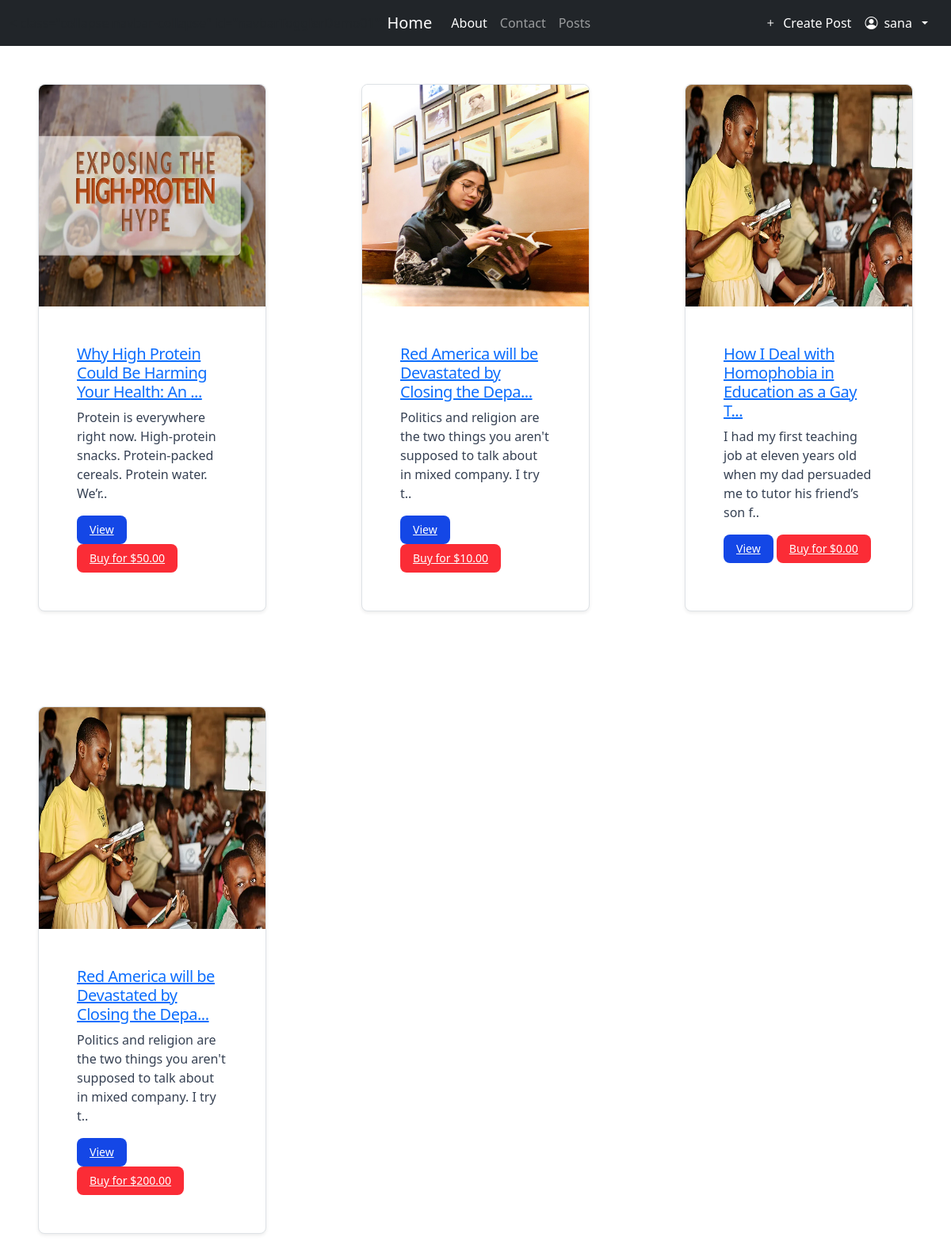
The page /all_blogs/ (signed in) on the database its author committed.
### all_blogs/models.py (models this page shows, shortened)
class Blog(models.Model):
    BLOGS_TYPE=[
        ('food','Food'),
        ('travel','Travel'),
        ('lifestyle','Lifestyle'),
        ('technology','Technology'),
        ('fashion','Fashion'),
        ('fitness','Fitness'),
        ('health','Health'),
        ('education','Education'),
        ('business','Business'),
        ('entertainment','Entertainment')
    ]
    user = models.ForeignKey(User, on_delete=models.CASCADE, related_name='blogs', null=True, blank=True)
    title = models.CharField(max_length=200)
    pub_date = models.DateTimeField(default=timezone.now)
    body = models.TextField()
    blog_type= models.CharField(max_length=50, choices=BLOGS_TYPE)
    image = models.ImageField(upload_to='blogs_media/')
    price = models.DecimalField(max_digits=10, decimal_places=2, default=0.00)

### all_blogs/views.py (the view)
# urls.py: path('', views.all_blogs, name='all_blogs'),
@login_required(login_url='login_page')
def all_blogs(request):
    blogs= Blog.objects.all()
    return render(request, 'all_blogs/all_blogs.html', {'blogs': blogs})

### all_blogs/templates/all_blogs/all_blogs.html (shortened to what this page needs)
{% extends "layout.html" %}
{% block content %}
<div class="grid grid-cols-1 sm:grid-cols-2 md:grid-cols-3 gap-6">
{% for post in blogs %}
    <div class="mx-5 my-5 max-w-sm bg-white border border-gray-200 rounded-lg shadow-sm dark:bg-gray-800 dark:border-gray-700">
        <a href="{% url 'blog_details' post.id %}">
            <img class="w-100 h-70 rounded-t-lg" src="{{post.image.url}}" alt="blog image" />
        </a>
        <div class="p-5">
            <a href="{% url 'blog_details' post.id %}">
                <h5 class="mb-2 text-2xl font-bold tracking-tight text-gray-900 dark:text-white"> {{ post.title|slice:"50" }}...</h5>
            </a>
            <p class="mb-3 font-normal text-gray-700 dark:text-gray-400">{{post.body|slice:"100"}}..</p>
            <a href="{% url 'blog_details' post.id %}" class="inline-flex items-center px-3 py-2 text-sm font-medium text-center text-white bg-blue-700 rounded-lg hover:bg-blue-800 focus:ring-4 focus:outline-none focus:ring-blue-300 dark:bg-blue-600 dark:hover:bg-blue-700 dark:focus:ring-blue-800">
                View
            </a>
            <a href="{% url 'blog_details' post.id %}" class="inline-flex items-center px-3 py-2 text-sm font-medium text-center text-white bg-red-500 rounded-lg">
                Buy for   ${{ post.price }}
            </a>
        </div>
    </div>
{% endfor %}
</div>
{% endblock content %}

### templates/layout.html (shortened to what this page needs)
{% load static %}
<!DOCTYPE html>
<html lang="en">
<head>
    <link rel="stylesheet" href="{% static 'css/dist/styles.css' %}">
    <link rel="stylesheet" href="https://cdn.jsdelivr.net/npm/bootstrap-icons@1.11.1/font/bootstrap-icons.css">
    <link href="https://cdn.jsdelivr.net/npm/bootstrap@5.3.5/dist/css/bootstrap.min.css" rel="stylesheet">
</head>
<body>
    <nav class="navbar navbar-expand-lg navbar-dark bg-dark">
      <div class="container-fluid">
          <a class="navbar-brand" href="{% url 'home' %}">Home</a>
          <ul class="navbar-nav me-auto mb-2 mb-lg-0">
            <li class="nav-item">
              <a class="nav-link active" aria-current="page" href="#">About</a>
            </li>
            <li class="nav-item">
              <a class="nav-link" href="#">Contact</a>
            </li>
            <li class="nav-item">
              <a class="nav-link" href="{% url 'all_blogs' %}">Posts</a>
            </li>
          </ul>
         <ul class="navbar-nav ms-auto mb-2 mb-lg-0">
            <li>
              <a class="dropdown-item d-flex align-items-center gap-2 text-white" href="{% url 'create_post' %}">
                <i class="bi bi-plus"></i> Create Post
              </a>
            </li>
          </ul>
         {% if request.user.is_authenticated %}
         <div class="dropdown">
          <button class="btn  d-flex align-items-center gap-2 dropdown-toggle px-3 py-2 text-white " type="button" id="userDropdown" data-bs-toggle="dropdown" aria-expanded="false">
            <i class="bi bi-person-circle"></i>
            {{ request.user.username }}
          </button>
        </div>
      {% else %}
        <a href="{% url 'login_page' %}" class="btn btn-outline-light px-4 py-2 rounded-pill shadow-sm">Login</a>
      {% endif %}
        </div>
    </nav>
   {% block content %}efef{% endblock  %}
</body>
</html>

### rows shown on the page
Blog: image (picture), title "Why High Protein Could Be Harming Your Health: An", body "Protein is everywhere right now. High-protein snacks. Protein-packed cereals. Protein water. We’r", price "50.00"
Blog: image (picture), title "Red America will be Devastated by Closing the Depa", body "Politics and religion are the two things you aren't supposed to talk about in mixed company. I try t", price "10.00"
Blog: image (picture), title "How I Deal with Homophobia in Education as a Gay T", body "I had my first teaching job at eleven years old when my dad persuaded me to tutor his friend’s son f", price "0.00"
Blog: image (picture), title "Red America will be Devastated by Closing the Depa", body "Politics and religion are the two things you aren't supposed to talk about in mixed company. I try t", price "200.00"

### other values the page prints
{{ request.user.username }} "sana"
